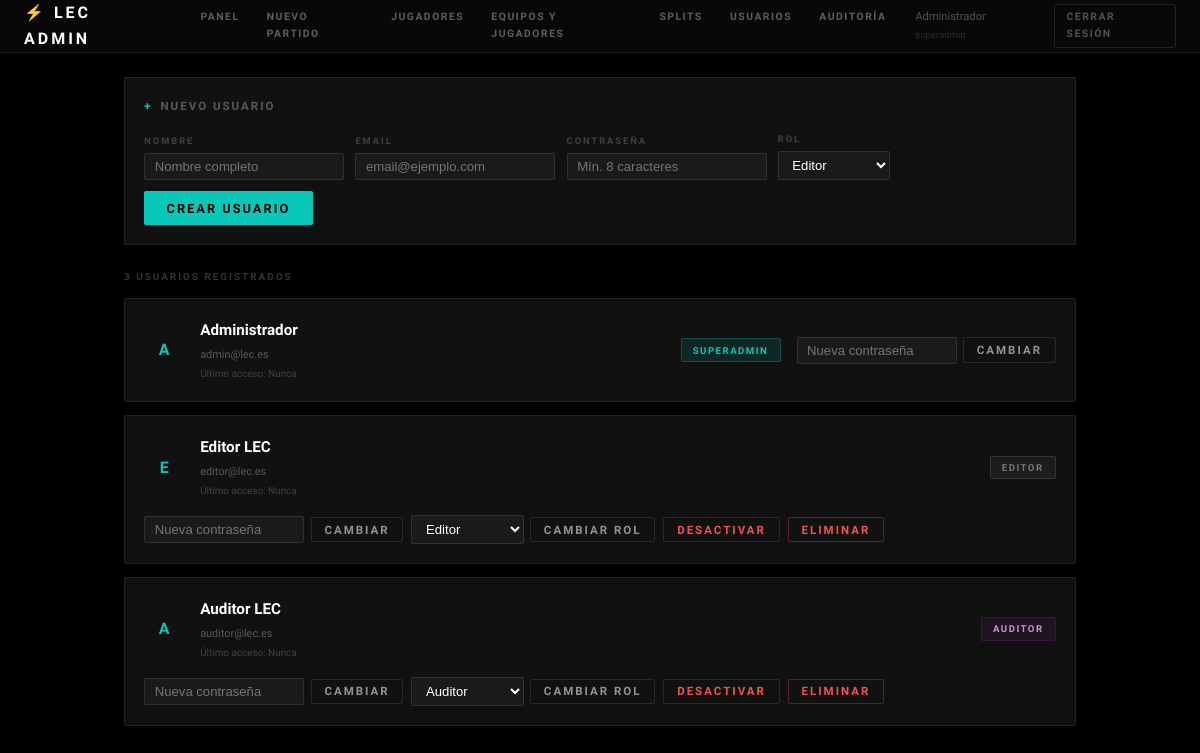
Screenshot of /admin/gestionar_usuarios.php (signed in) with the database file from the repository.
### tables this page shows
CREATE TABLE usuarios_admin (
    id_usuario     INT UNSIGNED AUTO_INCREMENT PRIMARY KEY,
    nombre         VARCHAR(80)  NOT NULL,
    email          VARCHAR(120) NOT NULL UNIQUE,
    password_hash  VARCHAR(255) NOT NULL,
    rol            ENUM('superadmin','editor','auditor') NOT NULL DEFAULT 'editor',
    activo         BOOLEAN NOT NULL DEFAULT TRUE,
    ultimo_acceso  DATETIME NULL,
    fecha_creacion TIMESTAMP DEFAULT CURRENT_TIMESTAMP
);

### admin/auth.php (called while the page is built, shortened)
<?php
function usuarioId(): int {
    return (int)($_SESSION['usuario_id'] ?? 0);
}

### admin/gestionar_usuarios.php (the view, shortened to what this page needs)
<?php
require_once __DIR__ . '/auth.php';
$pdo = ConexionDB::getInstancia('backend')->getConexion();
$tablaExiste = false;
try {
    $tablaExiste = (bool)$pdo->query("SHOW TABLES LIKE 'usuarios_admin'")->fetchColumn();
} catch(Exception $e) {}
$usuarios = [];
if ($tablaExiste) {
    try { $usuarios = $pdo->query("SELECT * FROM usuarios_admin ORDER BY id_usuario ASC")->fetchAll(); }
    catch(Exception $e) { $err = 'Error al cargar usuarios: ' . $e->getMessage(); }
}
?>
<!DOCTYPE html>
<html lang="es">
<head>
<link rel="stylesheet" href="../assets/css/estilo.css">
</head>
<body style="background:#000">
<?php require_once __DIR__ . '/admin_header.php'; ?>
<div class="gu-wrap">
    <div style="background:#111;border:1px solid rgba(255,255,255,.07);border-radius:2px;padding:1.2rem;margin-bottom:1.5rem">
        <div style="font-family:var(--font-h);font-size:.72rem;font-weight:800;letter-spacing:2px;text-transform:uppercase;color:rgba(255,255,255,.3);margin-bottom:1rem;display:flex;align-items:center;gap:.5rem">
            <span style="color:var(--cyan)">+</span> Nuevo usuario
        </div>
        <form method="POST" style="display:flex;gap:.7rem;flex-wrap:wrap;align-items:flex-end">
            <div><label style="font-family:var(--font-h);font-size:.58rem;font-weight:700;letter-spacing:2px;text-transform:uppercase;color:rgba(255,255,255,.2);display:block;margin-bottom:.3rem">Nombre</label>
                <input type="text" name="nombre" class="inp-sm" required placeholder="Nombre completo"></div>
            <div><label style="font-family:var(--font-h);font-size:.58rem;font-weight:700;letter-spacing:2px;text-transform:uppercase;color:rgba(255,255,255,.2);display:block;margin-bottom:.3rem">Email</label>
                <input type="email" name="email" class="inp-sm" required placeholder="email@ejemplo.com"></div>
            <div><label style="font-family:var(--font-h);font-size:.58rem;font-weight:700;letter-spacing:2px;text-transform:uppercase;color:rgba(255,255,255,.2);display:block;margin-bottom:.3rem">Contraseña</label>
                <input type="password" name="password" class="inp-sm" required placeholder="Mín. 8 caracteres"></div>
            <div><label style="font-family:var(--font-h);font-size:.58rem;font-weight:700;letter-spacing:2px;text-transform:uppercase;color:rgba(255,255,255,.2);display:block;margin-bottom:.3rem">Rol</label>
                <select name="rol" class="inp-sm" style="width:auto">
                    <option value="editor">Editor</option>
                </select></div>
            <button type="submit" class="btn-primario">Crear usuario</button>
        </form>
    </div>
    <div style="font-family:var(--font-h);font-size:.62rem;font-weight:700;letter-spacing:2px;text-transform:uppercase;color:rgba(255,255,255,.2);margin-bottom:.8rem">
        <?= count($usuarios) ?> usuario<?= count($usuarios)!==1?'s':'' ?> registrado<?= count($usuarios)!==1?'s':'' ?>
    </div>
    <?php foreach($usuarios as $u): ?>
    <div class="gu-card" style="<?= !$u['activo']?'opacity:.5':'' ?>">
        <div class="gu-avatar"><?= strtoupper($u['nombre'][0]) ?></div>
        <div class="gu-info">
            <div class="gu-nombre"><?= htmlspecialchars($u['nombre']) ?></div>
            <div class="gu-email"><?= htmlspecialchars($u['email']) ?></div>
            <div class="gu-acceso">Último acceso: <?= $u['ultimo_acceso'] ? date('d/m/Y H:i', strtotime($u['ultimo_acceso'])) : 'Nunca' ?></div>
        </div>
        <div style="display:flex;gap:.5rem;align-items:center;flex-wrap:wrap">
            <span class="badge-<?= $u['rol'] ?>"><?= ucfirst($u['rol']) ?></span>
        </div>
        <div style="display:flex;gap:.5rem;flex-wrap:wrap;align-items:center">
            <form method="POST" style="display:flex;gap:.4rem;align-items:center">
                <input type="password" name="nueva_pass" class="inp-sm" placeholder="Nueva contraseña" style="width:160px">
                <button type="submit" class="btn-secundario" style="padding:.3rem .8rem;font-size:.72rem">Cambiar</button>
            </form>
            <?php if($u['id_usuario'] !== usuarioId()): ?>
            <form method="POST" style="display:flex;gap:.4rem;align-items:center">
                <select name="rol" class="inp-sm" style="width:auto">
                    <option value="editor"     <?= $u['rol']==='editor'?'selected':'' ?>>Editor</option>
                    <option value="auditor"    <?= $u['rol']==='auditor'?'selected':'' ?>>Auditor</option>
                </select>
                <button type="submit" class="btn-secundario" style="padding:.3rem .8rem;font-size:.72rem">Cambiar rol</button>
            </form>
            <?php endif; ?>
            <?php if($u['id_usuario'] !== usuarioId()): ?>
            <form method="POST">
                <button type="submit" class="btn-secundario" style="padding:.3rem .8rem;font-size:.72rem;<?= $u['activo']?'color:#ef5350':'' ?>">
                    <?= $u['activo'] ? 'Desactivar' : 'Activar' ?>
                </button>
            </form>
            <form method="POST" onsubmit="return confirm('¿Seguro que quieres eliminar a <?= htmlspecialchars(addslashes($u['nombre'])) ?>? Esta acción no se puede deshacer.')">
                <button type="submit" class="btn-secundario" style="padding:.3rem .8rem;font-size:.72rem;color:#ef5350;border-color:rgba(239,83,80,.3)">
                    Eliminar
                </button>
            </form>
            <?php endif; ?>
        </div>
    </div>
    <?php endforeach; ?>
</div>
</body>
</html>

### assets/css/estilo.css (style rules this page uses)
:root { --bg: #000000; --s1: #0a0a0a; --s2: #111111; --s3: #1a1a1a; --s4: #222222; --border: rgba(255,255,255,.1); --border2: rgba(255,255,255,.05); --border-h: rgba(255,255,255,.2); --gold: #C89B3C; --gold-l: #e8b84b; --cyan: #0AC8B9; --win: #0AC8B9; --lose: rgba(255,255,255,.25); --text: #ffffff; --text2: rgba(255,255,255,.55); --text3: rgba(255,255,255,.2); --red: #e53935; --r: 2px; --r-lg: 4px; --font-h: 'Barlow Condensed', sans-serif; --font-b: 'Barlow', sans-serif; --color-fondo: var(--bg); --color-superficie: var(--s2); --color-borde: var(--border); --color-primario: var(--cyan); --color-texto: var(--text); --color-texto-2: var(--text2); --radio: var(--r); --fuente: var(--font-b); }
*, *::before, *::after { box-sizing: border-box; margin: 0; padding: 0; }
html { scroll-behavior: smooth; -webkit-font-smoothing: antialiased; }
body { background: var(--bg); color: var(--text); font-family: var(--font-b); font-size: 14px; line-height: 1.6; min-height: 100vh; display: flex; flex-direction: column; }
.btn-primario { display: inline-flex; align-items: center; gap: .4rem; background: var(--cyan); color: #000; border: none; padding: .6rem 1.4rem; border-radius: var(--r); font-family: var(--font-h); font-size: .8rem; font-weight: 800; letter-spacing: 2px; text-transform: uppercase; cursor: pointer; text-decoration: none; transition: background .15s, transform .12s; }
.btn-secundario { display: inline-flex; align-items: center; gap: .4rem; background: transparent; color: var(--text2); border: 1px solid var(--border); padding: .55rem 1.1rem; border-radius: var(--r); font-family: var(--font-h); font-size: .78rem; font-weight: 700; letter-spacing: 2px; text-transform: uppercase; cursor: pointer; text-decoration: none; transition: border-color .15s, color .15s; }

### admin/gestionar_usuarios.php (style rules this page uses)
.gu-wrap { max-width:1000px;margin:1.5rem auto;padding:0 1.5rem }
.gu-card { background:#111;border:1px solid rgba(255,255,255,.07);border-radius:2px;padding:1.2rem;margin-bottom:.8rem;display:flex;align-items:center;gap:1rem;flex-wrap:wrap }
.gu-avatar { width:40px;height:40px;border-radius:50%;background:var(--s2);display:flex;align-items:center;justify-content:center;font-family:var(--font-h);font-size:1rem;font-weight:900;color:var(--cyan);flex-shrink:0 }
.gu-info { flex:1;min-width:200px }
.gu-nombre { font-family:var(--font-h);font-size:.95rem;font-weight:800;color:#fff }
.gu-email { font-family:var(--font-h);font-size:.68rem;color:rgba(255,255,255,.3);margin-top:.2rem }
.gu-acceso { font-family:var(--font-h);font-size:.62rem;color:rgba(255,255,255,.2);margin-top:.2rem }
.badge-superadmin { background:rgba(10,200,185,.12);color:var(--cyan);border:1px solid rgba(10,200,185,.25);padding:.2rem .7rem;border-radius:2px;font-family:var(--font-h);font-size:.6rem;font-weight:800;letter-spacing:1.5px;text-transform:uppercase }
.badge-editor { background:rgba(255,255,255,.05);color:rgba(255,255,255,.4);border:1px solid rgba(255,255,255,.1);padding:.2rem .7rem;border-radius:2px;font-family:var(--font-h);font-size:.6rem;font-weight:800;letter-spacing:1.5px;text-transform:uppercase }
.badge-auditor { background:rgba(156,39,176,.1);color:#ce93d8;border:1px solid rgba(156,39,176,.2);padding:.2rem .7rem;border-radius:2px;font-family:var(--font-h);font-size:.6rem;font-weight:800;letter-spacing:1.5px;text-transform:uppercase }
.inp-sm { background:#1a1a1a;border:1px solid rgba(255,255,255,.1);color:#fff;padding:.3rem .6rem;border-radius:2px;font-size:.82rem;width:200px }

### rows the page displays
usuarios_admin: nombre "A", nombre "Administrador", email "admin@lec.es", shows "Nunca", rol "SUPERADMIN"
usuarios_admin: nombre "E", nombre "Editor LEC", email "editor@lec.es", shows "Nunca", rol "EDITOR", rol "Editor", activo "DESACTIVAR"
usuarios_admin: nombre "A", nombre "Auditor LEC", email "auditor@lec.es", shows "Nunca", rol "AUDITOR", rol "Auditor", activo "DESACTIVAR"

### other values shown
usuarioNombre() "Administrador"
usuarioRol() "superadmin"
count($usuarios) "3"
